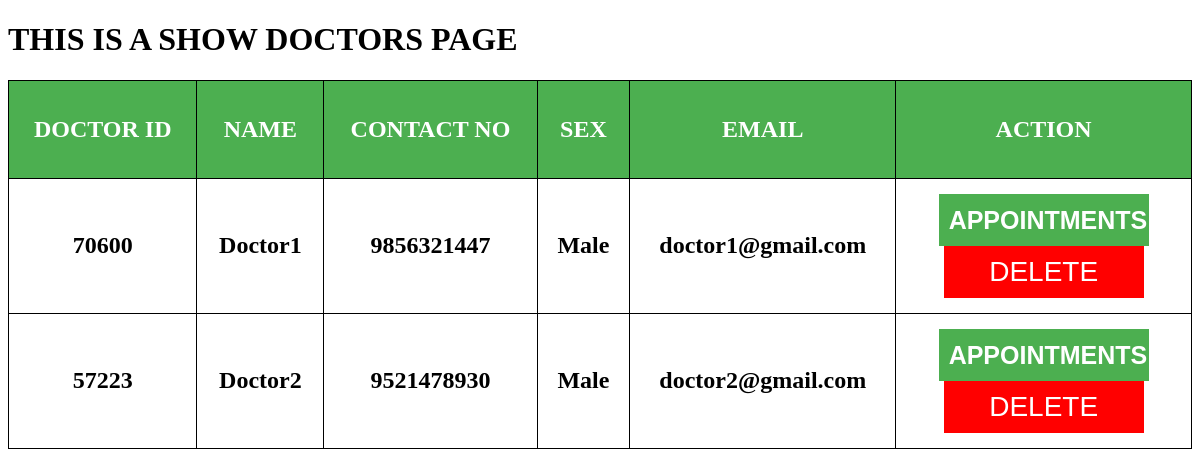
Screenshot of /hospital/staff/hospital/show_doctors/ with the database file from the repository.
### hospital/models.py (models this page shows, shortened)
class Nurse(models.Model):
	NID = models.CharField(max_length=5)
	Name = models.CharField(max_length = 20)
	Sex = models.CharField(max_length = 10)
	Contact_no = models.IntegerField()

class Doctor(models.Model):
	Doc_id = models.ForeignKey(Nurse,on_delete=models.CASCADE)
	Type = models.CharField(max_length=10)
	Email=models.CharField(max_length=20)
	Password = models.CharField(max_length=15)

### hospital/views.py (the view)
# urls.py: path('hospital/staff/hospital/show_doctors/',views.show_doctors,name='show_doctors'),
def show_doctors(request):
	all_doctors = Doctor.objects.all()
	context = {'doctors':[]}
	for doc in all_doctors:
		context['doctors'].append([doc.Doc_id.NID,doc.Doc_id.Name,doc.Doc_id.Contact_no,doc.Doc_id.Sex,doc.Email])
	return render(request,'hospital/show_doctors.html',context)

### hospital/templates/hospital/show_doctors.html (shortened to what this page needs)
<!DOCTYPE html>
<html>
<body>
<h1>THIS IS A SHOW DOCTORS PAGE</h1>
<div style="overflow-x:auto;">
<table>
<tr>
	<th><h2>DOCTOR ID</h2></th>
	<th><h2>NAME</h2></th>
	<th><h2>CONTACT NO</h2></th>
	<th><h2>SEX</h2></th>
  <th><h2>EMAIL</h2></th>
	<th><h2>ACTION</h2></th>
</tr>
{% for i in doctors %}
<tr>
{% for j in i %}
<td><h2>{{j}}</h2></td>
{% endfor %}
<td  style="width:25%;"><button onclick="window.location.href='appointments/{{i.0}}/';" class="button1"><b style="font-size: 25px;">APPOINTMENTS</b></button> <button onclick="window.location.href='remove/{{i.0}}/';" class="button2">DELETE</button></td>
</tr>
{% endfor %}
</table>
</div>
</body>
</html>

### hospital/templates/hospital/show_doctors.html (style rules this page uses)
table, td, th { border: 1px solid black; text-align: center; }
.button1 { position: relative; background-color: #4CAF50; border: none; font-size: 28px; color: #FFFFFF; padding: 10px; width: 210px; text-align: center; transition-duration: 0.4s; text-decoration: none; overflow: hidden; cursor: pointer; }
.button2 { position: relative; background-color: red; border: none; font-size: 28px; color: #FFFFFF; padding: 10px; width: 200px; text-align: center; transition-duration: 0.4s; text-decoration: none; overflow: hidden; cursor: pointer; }
.button1:after { content: ""; background: #f1f1f1; display: block; position: absolute; padding-top: 300%; padding-left: 350%; margin-left: -20px !important; margin-top: -120%; opacity: 0; transition: all 0.8s }
.button2:after { content: ""; background: #f1f1f1; display: block; position: absolute; padding-top: 300%; padding-left: 350%; margin-left: -20px !important; margin-top: -120%; opacity: 0; transition: all 0.8s }
th { background-color: #4CAF50; color: white; }
table { border-collapse: collapse; width: 100%; }
th, td { padding: 15px; }

### rows the page displays
Nurse: i "70600" "Doctor1" "Male"
Doctor: i "doctor1@gmail.com"
Nurse: i "57223" "Doctor2" "Male"
Doctor: i "doctor2@gmail.com"

### other values shown
{{ j }} "9856321447" "9521478930"
